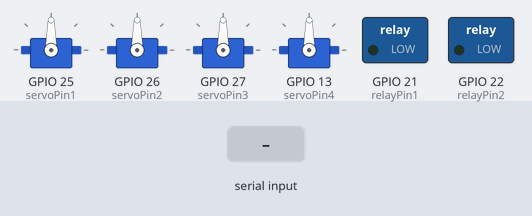
Simulated run of this sketch. Board: ESP32. Shown: 4 × servo, switched loads named in the sketch (green lamp = pin HIGH). Inputs (shaded band) come from the test bench. What the sketch prints to the serial monitor is not drawn.

Above: at 1.2 s.
1.3 s: "W\n" received over Serial
At 1.47 s:
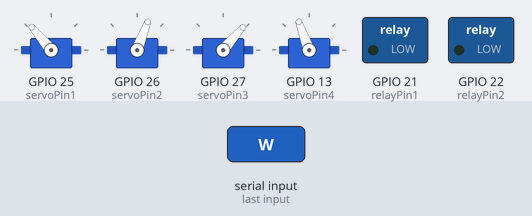
At 2.07 s:
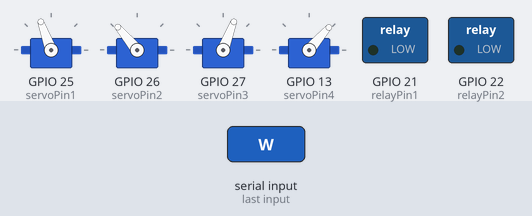
4.3 s: "+\n" received over Serial
At 4.47 s:
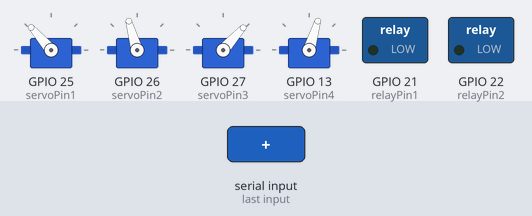
7.3 s: "++\n" received over Serial
10.3 s: "+++\n" received over Serial
16.3 s: "-\n" received over Serial
Timing chart, 0 to 20.3 s (numbered marks = the images above; inputs shaded):
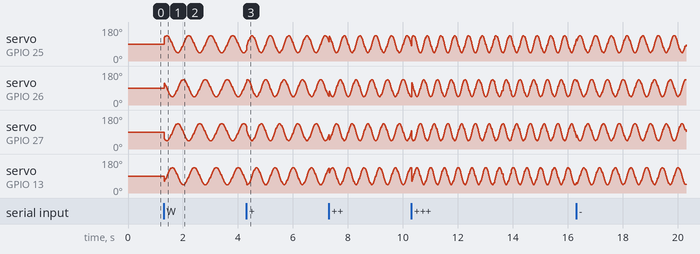

The sketch:

Soft_fin_ray_Serial_ver_2_8_1.ino
```cpp
#include <ESP32Servo.h>

const int servoPin1 = 25;
const int servoPin2 = 26;
const int servoPin3 = 27;
const int servoPin4 = 13;

const int relayPin1 = 21;
const int relayPin2 = 22;

Servo servo1, servo2, servo3, servo4;

bool relayState1 = false;
bool relayState2 = false;

bool moveW = false, moveX = false, moveA = false, moveD = false;
bool moveQ = false, moveE = false, moveR = false, moveG = false;

float timeTick = 0.0;
float freqGlobal = 0.5;
float freqLeftA = 0.5;
float freqRightA = 0.5;
float freqLeftD = 0.5;
float freqRightD = 0.5;
float amp = 45.0;
float phaseShift = PI / 2.0;

const float freqMin = 0.1;
const float freqMax = 3.0;

volatile int servoSpeedDelay = 20;
const int speedMin = 5;
const int speedMax = 50;
const int forbiddenDelay = 40;

portMUX_TYPE mux = portMUX_INITIALIZER_UNLOCKED;

void setup() {
  Serial.begin(115200);

  pinMode(relayPin1, OUTPUT);
  pinMode(relayPin2, OUTPUT);
  digitalWrite(relayPin1, LOW);
  digitalWrite(relayPin2, LOW);

  servo1.attach(servoPin1, 500, 2400);
  servo2.attach(servoPin2, 500, 2400);
  servo3.attach(servoPin3, 500, 2400);
  servo4.attach(servoPin4, 500, 2400);

  xTaskCreatePinnedToCore(servoTask, "ServoControl", 4096, NULL, 1, NULL, 0);
  xTaskCreatePinnedToCore(relayTask, "RelayControl", 4096, NULL, 1, NULL, 1);

  Serial.println("-- 마이크로프로세서 수중로봇 V2.8.1 (최종 시연본) --");
  Serial.println("1/2: 릴레이 토글 | W/X/A/D/Z/C/R: 모터 | S: 정지 | G: 로봇 접기(사이즈)");
  Serial.println("+/- : 전체 동작 속도 증가/감소");
  Serial.println("++/-- : 좌측 모터 속도 증가/감소 (A, D 시 개별)");
  Serial.println("+++/--- : 우측 모터 속도 증가/감소 (A, D 시 개별)");
}

void loop() {
  delay(1000);
}

void servoTask(void *parameter) {
  for (;;) {
    portENTER_CRITICAL(&mux);
    timeTick += 0.05;
    if (timeTick >= 10000.0) timeTick = 0;
    portEXIT_CRITICAL(&mux);

    if (moveG) {
      servo1.write(20);
      servo2.write(160);
      servo3.write(160);
      servo4.write(20);
      vTaskDelay(100 / portTICK_PERIOD_MS);
      continue;
    }

    float omegaL, omegaR;
    if (moveA) {
      omegaL = 2 * PI * freqLeftA;
      omegaR = 2 * PI * freqRightA;
    } else if (moveD) {
      omegaL = 2 * PI * freqLeftD;
      omegaR = 2 * PI * freqRightD;
    } else {
      omegaL = 2 * PI * freqGlobal;
      omegaR = 2 * PI * freqGlobal;
    }

    float qL1 = amp * sin(omegaL * timeTick);
    float qL2 = amp * sin(omegaL * timeTick + phaseShift);
    float qR1 = amp * sin(omegaR * timeTick);
    float qR2 = amp * sin(omegaR * timeTick + phaseShift);

    int a1 = 90, a2 = 90, a3 = 90, a4 = 90;

    if (moveW) { a1 -= qL1; a2 -= qL2; a3 += qR1; a4 += qR2; }
    else if (moveX) { a1 += qL1; a2 += qL2; a3 -= qR1; a4 -= qR2; }
    else if (moveA) { a1 -= qL1; a2 -= qL2; a3 -= qR1; a4 -= qR2; }
    else if (moveD) { a1 += qL1; a2 += qL2; a3 += qR1; a4 += qR2; }
    else if (moveQ) { a1 += qL1; a2 += qL2; }
    else if (moveE) { a3 += qR1; a4 += qR2; }
    else if (moveR) { a1 += qL1; a2 -= qL2; a3 += qR1; a4 -= qR2; }

    servo1.write(constrain(a1, 0, 180));
    servo2.write(constrain(a2, 0, 180));
    servo3.write(constrain(a3, 0, 180));
    servo4.write(constrain(a4, 0, 180));

    vTaskDelay(servoSpeedDelay / portTICK_PERIOD_MS);
  }
}

void relayTask(void *parameter) {
  for (;;) {
    if (Serial.available()) {
      String cmd = Serial.readStringUntil('\n');
      cmd.trim();

      if (cmd == "+") {
        freqGlobal = constrain(freqGlobal + 0.1, freqMin, freqMax);
        Serial.println("GLOBAL_FREQ: " + String(freqGlobal, 2));
      }
      else if (cmd == "-") {
        freqGlobal = constrain(freqGlobal - 0.1, freqMin, freqMax);
        Serial.println("GLOBAL_FREQ: " + String(freqGlobal, 2));
      }
      else if (cmd == "++") {
        if (moveA)
          freqLeftA = constrain(freqLeftA + 0.1, freqMin, freqMax);
        else if (moveD)
          freqLeftD = constrain(freqLeftD + 0.1, freqMin, freqMax);
        else
          freqGlobal = constrain(freqGlobal + 0.1, freqMin, freqMax);
        Serial.println("FREQ_LEFT:" + String(freqGlobal, 2));
      }
      else if (cmd == "+++") {
        if (moveA)
          freqRightA = constrain(freqRightA + 0.1, freqMin, freqMax);
        else if (moveD)
          freqRightD = constrain(freqRightD + 0.1, freqMin, freqMax);
        else
          freqGlobal = constrain(freqGlobal + 0.1, freqMin, freqMax);
        Serial.println("FREQ_RIGHT:" + String(freqGlobal, 2));
      }
      else if (cmd == "--") {
        if (moveA)
          freqLeftA = constrain(freqLeftA - 0.1, freqMin, freqMax);
        else if (moveD)
          freqLeftD = constrain(freqLeftD - 0.1, freqMin, freqMax);
        else
          freqGlobal = constrain(freqGlobal - 0.1, freqMin, freqMax);
        Serial.println("FREQ_LEFT:" + String(freqGlobal, 2));
      }
      else if (cmd == "---") {
        if (moveA)
          freqRightA = constrain(freqRightA - 0.1, freqMin, freqMax);
        else if (moveD)
          freqRightD = constrain(freqRightD - 0.1, freqMin, freqMax);
        else
          freqGlobal = constrain(freqGlobal - 0.1, freqMin, freqMax);
        Serial.println("FREQ_RIGHT:" + String(freqGlobal, 2));
      }
      else {
        moveW = moveX = moveA = moveD = moveQ = moveE = moveR = moveG = false;

        if (cmd.equalsIgnoreCase("W")) moveW = true;
        else if (cmd.equalsIgnoreCase("X")) moveX = true;
        else if (cmd.equalsIgnoreCase("A")) moveA = true;
        else if (cmd.equalsIgnoreCase("D")) moveD = true;
        else if (cmd.equalsIgnoreCase("Q")) moveQ = true;
        else if (cmd.equalsIgnoreCase("E")) moveE = true;
        else if (cmd.equalsIgnoreCase("R")) moveR = true;
        else if (cmd.equalsIgnoreCase("G")) moveG = true;
        else if (cmd.equalsIgnoreCase("S")) { /* 정지 */ }
        else if (cmd == "1") {
          relayState1 = !relayState1;
          digitalWrite(relayPin1, relayState1 ? HIGH : LOW);
        }
        else if (cmd == "2") {
          relayState2 = !relayState2;
          digitalWrite(relayPin2, relayState2 ? HIGH : LOW);
        }

        Serial.println("OK");
      }
    }

    delay(10);
  }
}
```
